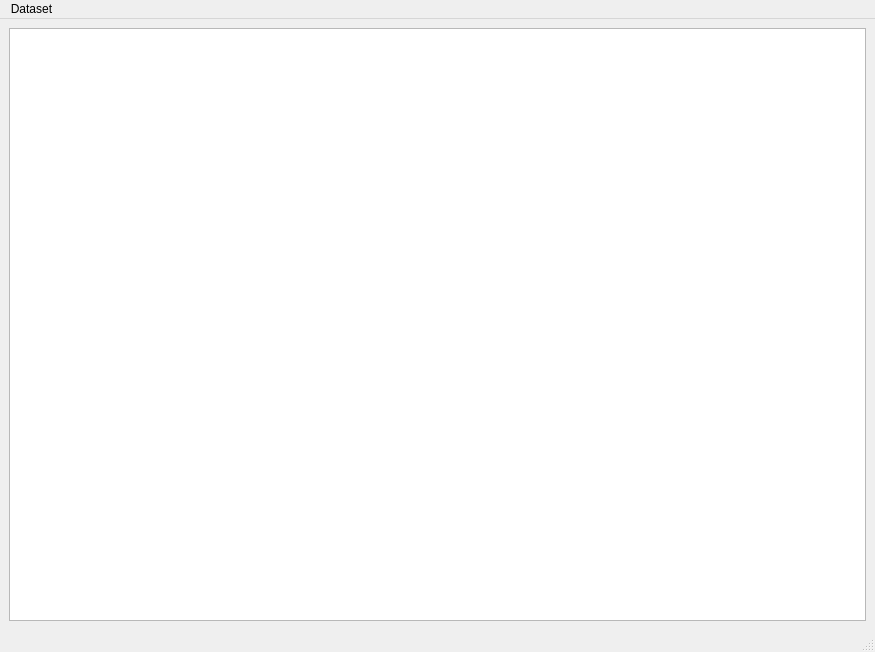
<?xml version="1.0" encoding="UTF-8"?>
<ui version="4.0">
 <class>MainWindow</class>
 <widget class="QMainWindow" name="MainWindow">
  <property name="geometry">
   <rect>
    <x>0</x>
    <y>0</y>
    <width>875</width>
    <height>652</height>
   </rect>
  </property>
  <property name="windowTitle">
   <string>MainWindow</string>
  </property>
  <widget class="QWidget" name="centralwidget">
   <layout class="QHBoxLayout" name="horizontalLayout_2" stretch="0">
    <item>
     <layout class="QVBoxLayout" name="mainLayout">
      <item>
       <widget class="QTableView" name="mainTableView">
        <property name="cornerButtonEnabled">
         <bool>false</bool>
        </property>
       </widget>
      </item>
     </layout>
    </item>
   </layout>
  </widget>
  <widget class="QMenuBar" name="menubar">
   <property name="geometry">
    <rect>
     <x>0</x>
     <y>0</y>
     <width>875</width>
     <height>25</height>
    </rect>
   </property>
   <widget class="QMenu" name="menuDataset">
    <property name="title">
     <string>Dataset</string>
    </property>
    <addaction name="actionLoad_data"/>
   </widget>
   <addaction name="menuDataset"/>
  </widget>
  <widget class="QStatusBar" name="statusbar"/>
  <action name="actionLoad_data">
   <property name="text">
    <string>Load data</string>
   </property>
  </action>
 </widget>
 <resources/>
 <connections/>
</ui>
